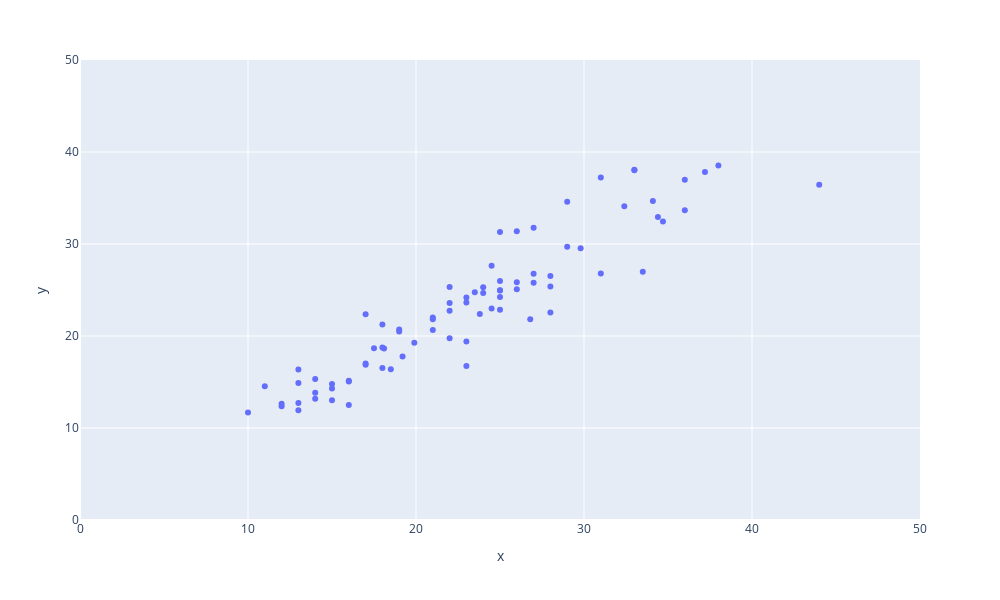

Write notebook code for a chart like this one.
### Code cell
fig = px.scatter(x=y_test, y=y_pred)
fig.update_layout(height=600, width=1000, xaxis=dict(range=(0, 50)), yaxis=dict(range=(0, 50)))
fig.show()

### Figure 1 — Plotly figure (JSON) as saved in the notebook; plotly's stock layout.template omitted (floating-point values rounded to 4 significant figures)
{"data": [{"hovertemplate": "x=%{x}<br>y=%{y}<extra></extra>", "legendgroup": "", "marker": {"color": "#636efa", "symbol": "circle"}, "mode": "markers", "name": "", "orientation": "v", "showlegend": false, "type": "scatter", "x": [33, 28, 19, 13, 14, 27, 24, 13, 17, 21, 15, 38, 26, 15, 25, 12, 31, 17, 16, 31, 22, 22, 22, 33.5, 18, 44, 26, 24.5, 18.1, 12, 27, 36, 23, 24, 37.2, 16, 21, 19.2, 16, 29, 26.8, 27, 18, 10, 23, 36, 26, 25, 25, 25, 22, 34.1, 32.4, 13, 23.5, 14, 18.5, 29.8, 28, 19, 11, 33, 23, 21, 23, 25, 23.8, 34.4, 24.5, 13, 34.7, 14, 15, 18, 25, 19.9, 17.5, 28, 29, 17], "xaxis": "x", "y": [38.07, 26.52, 20.7, 16.36, 13.84, 26.75, 24.66, 11.94, 16.86, 22.02, 14.29, 38.52, 25.09, 14.79, 24.95, 12.36, 26.79, 22.35, 15.15, 37.24, 25.32, 19.77, 23.59, 26.99, 16.51, 36.43, 25.84, 22.99, 18.65, 12.62, 25.8, 36.99, 16.75, 25.29, 37.84, 12.49, 20.65, 17.78, 15.07, 29.69, 21.82, 31.77, 21.26, 11.7, 24.19, 33.68, 31.38, 24.98, 24.24, 31.3, 22.75, 34.68, 34.12, 12.72, 24.77, 13.18, 16.39, 29.53, 22.55, 20.49, 14.53, 38.03, 23.65, 21.82, 19.41, 25.98, 22.4, 32.94, 27.64, 14.9, 32.45, 15.33, 13.01, 18.76, 22.86, 19.28, 18.66, 25.38, 34.58, 17.02], "yaxis": "y"}], "layout": {"height": 600, "legend": {"tracegroupgap": 0}, "margin": {"t": 60}, "width": 1000, "xaxis": {"anchor": "y", "domain": [0, 1], "range": [0, 50], "title": {"text": "x"}}, "yaxis": {"anchor": "x", "domain": [0, 1], "range": [0, 50], "title": {"text": "y"}}}}
